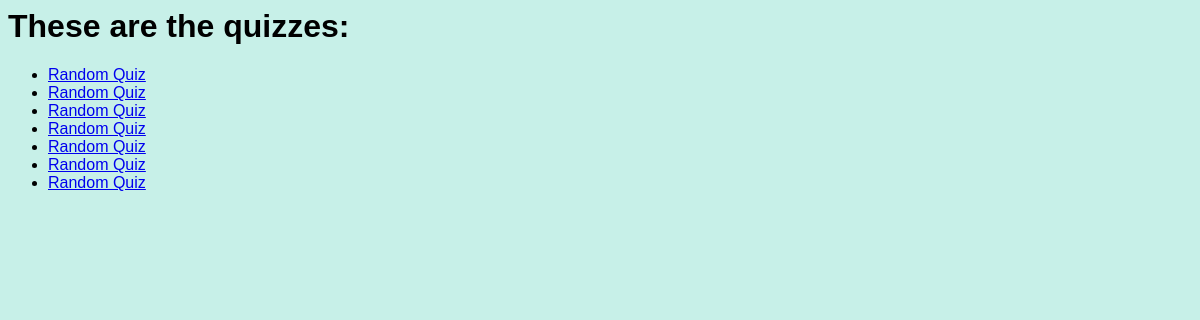
Before: / with the older database file.
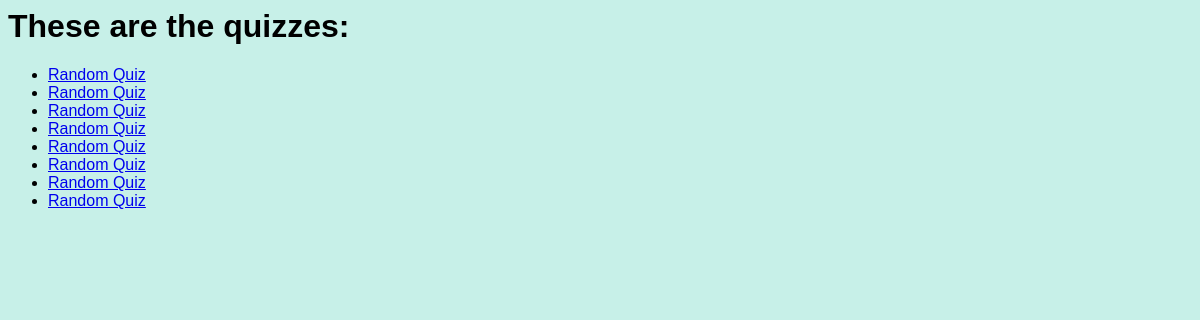
After: the same page with the newer database file.
### tables this page shows
CREATE TABLE quizzes (
	id INTEGER PRIMARY KEY NOT NULL,
	name TEXT NOT NULL
);

### quiz/__main__.py (the view)
@app.route("/")
def choose_quiz():
    with app.app_context():
        conn = get_db()
        return render_template("choose_quiz.html", quizzes=db.get_all_quizzes(conn))

### quiz/__main__.py (called while the page is built)
def get_db():
    _db = getattr(g, '_database', None)
    if _db is None:
        _db = g._database = db.make_db()
    return _db

@app.teardown_appcontext
def close_connection(exception):
    _db = getattr(g, '_database', None)
    if _db is not None:
        _db.close()

### quiz/db/__init__.py (called while the page is built)
def make_db(db_name="quizzes.db", schema="db.sql"):
    conn = sqlite3.connect(db_name, isolation_level=None)
    cur = conn.cursor()
    with open(schema, "r") as f:
        cur.executescript(f.read())
    cur.close()
    return conn

def query(db, q, ret=None, *args):
    cur = db.cursor()
    if args:
        if isinstance(args[0], list) or isinstance(args[0], tuple):
            args = args[0]
    cur.execute(q, args)
    rval = None
    if ret == "insert":
        rval = cur.lastrowid
    elif ret == "fetch_one":
        rval = cur.fetchone()
    elif ret == "fetch_all":
        rval = cur.fetchall()
    cur.close()
    return rval

def get_all_quizzes(db):
    return query(db, "SELECT id,name FROM quizzes", "fetch_all")

### quiz/templates/choose_quiz.html (shortened to what this page needs)
<html>
    <head>
    </head>
    <body>
        <h1>These are the quizzes:</h1>
        <ul>
        {% for qid, quiz in quizzes %}
            <li><a href="{{ url_for('show_questions', qid=qid) }}">{{ quiz }}</a></li>
        {% endfor %}
        </ul>
    </body>
</html>

### quiz/templates/choose_quiz.html (style rules this page uses)
html { font-family: Arial; background-color: #c7f0e8; }

Changed rows visible on the page:
added quizzes: name "Random Quiz"
